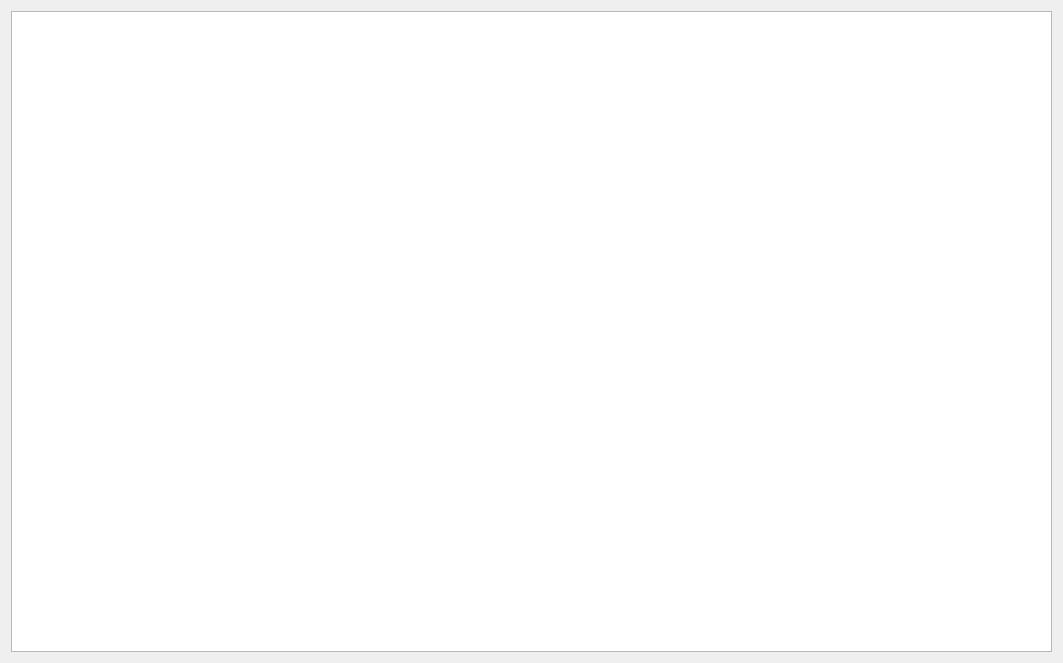
<?xml version="1.0" encoding="UTF-8"?>
<ui version="4.0">
 <class>Widget</class>
 <widget class="QWidget" name="Widget">
  <property name="geometry">
   <rect>
    <x>0</x>
    <y>0</y>
    <width>1063</width>
    <height>663</height>
   </rect>
  </property>
  <property name="windowTitle">
   <string>Widget</string>
  </property>
  <layout class="QVBoxLayout" name="verticalLayout">
   <item>
    <widget class="QGraphicsView" name="graphicsView"/>
   </item>
  </layout>
 </widget>
 <layoutdefault spacing="6" margin="11"/>
 <resources/>
 <connections/>
</ui>
